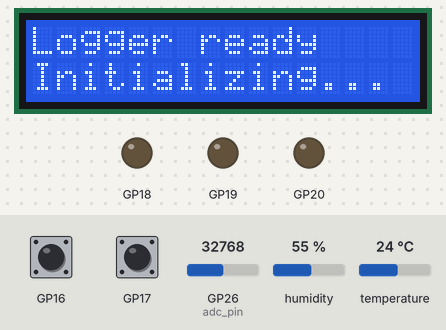
Recording of a program running on a simulated Raspberry Pi Pico running MicroPython. Parts: 16×2 character LCD, output pins drawn as LEDs (lit = HIGH). Dashed ring = blinking. Inputs (shaded band) come from the test bench; at power-on: GP26 (adc_pin) = 32768, GP17 HIGH, humidity 55 %, GP16 HIGH, temperature 24 °C (analog values on the 0–65535 scale). WiFi joins after 1.5 s; the clock reads 2024-03-15 10:24:30 at power-on unless the program sets it; library files of the repository ran but are not shown: i2c_lcd.py, sht30.py, sht40.py, bme280_i2c.py; what the program prints to the serial console is not drawn.

Above: at 1.2 s.
1.3 s: GP26 (adc_pin) set to 7864
6.0 s: GP17 pulled LOW for 0.15 s
At 6.6 s:
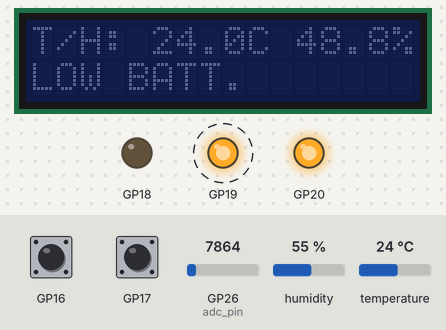
6.7 s: GP17 pulled LOW for 1 s
At 9.0 s:
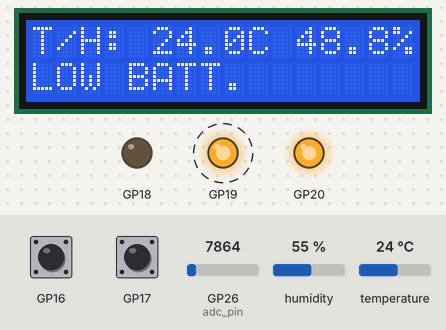
9.9 s: humidity set to 22 %
At 11.8 s:
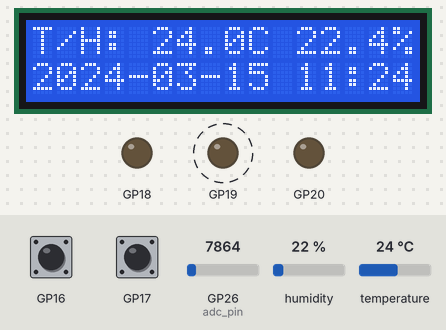
11.9 s: GP16 pulled LOW for 0.15 s
12.6 s: humidity set to 40 %
At 14.32 s:
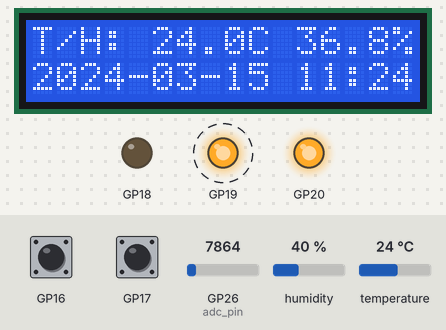
Timing chart, 0 to 15.9 s (numbered marks = the images above; inputs shaded):
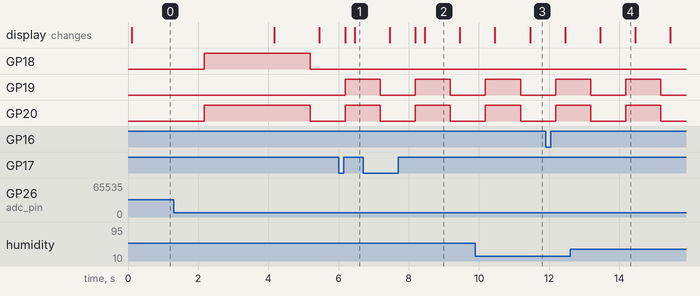

Measured:
- after the input at 6.0 s, the display: first changes after 0.19 s (image 1 shows a later state)
- after the input at 6.7 s, the display: first differs from a run without the input after 1.5 s (image 2 shows a later state)
- after the input at 9.9 s, the display: first changes after 0.56 s (image 3 shows a later state)
- after the input at 12.6 s, the display: changes after 0.86 s (image 4)
- what the display in image 2 shows lasts 1.0 s, from 8.5 s to 9.5 s

The program:

main.py
```python
import machine
from machine import Pin, I2C, Timer, PWM, ADC
import time
import network
import ntptime
from config import Config
from rtc_clock import RTC_Clock
from i2c_lcd import I2cLcd
from sht30 import SHT30
from sht40 import SHT40
from bme280_i2c import BME280
import urequests as requests
import json
import gc

cfg = Config()
i = 0

debounce_delay_ms = 50
LONG_PRESS_MS = 3000

backlight_off_time = 20
backlight_on = True

btn1_dirty = False
btn1_pressed = False
btn1_press_start = None
btn1_long_fired = False
btn1_last_stable_change = 0
btn2_dirty = False
btn2_pressed = False
btn2_press_start = None
btn2_long_fired = False
btn2_last_stable_change = 0
long_press_reset = False


def network_connection():
    ssid = cfg.get_ssid()
    password = cfg.get_password()

    station = network.WLAN(network.STA_IF)
    station.active(True)
    station.connect(ssid, password)

    timeout = 0
    while station.isconnected() == False and timeout < 20:
        time.sleep(1)
        timeout += 1

    if station.isconnected():
        try:
            ntptime.settime()
        except Exception as e:
            print("NTP time sync error:", e)
    else:
        print("WiFi connection failed!")


def set_time(clock):
    try:
        aT = time.localtime(time.time() + 1 * 60 * 60)
        year = aT[0]
        month = aT[1]
        day = aT[2]
        hour = aT[3]
        minute = aT[4]
        second = aT[5]
        clock.set_time((year, month, day, 0, hour, minute, second))
    except Exception as e:
        send_error_log("Failed to set RTC time", str(e))


def send_error_log(message, details=None):
    try:
        payload = {
            "equipmentId": cfg.get_logger_id(),
            "message": message,
            "details": details,
            "severity": "error",
            "type": "Equipment",
        }
        try:
            resp = requests.post(
                f"{cfg.get_base_url()}{cfg.get_error_url()}",
                json=payload,
                timeout=3,
            )
        finally:
            if resp:
                resp.close()
    except Exception as e:
        print("Cannot send message to backend:", e)


def map_color(color):
    return int(color * 65535 / 255)


def set_color(leds, red, green, blue):
    try:
        leds[0].duty_u16(map_color(red))
        leds[1].duty_u16(map_color(green))
        leds[2].duty_u16(map_color(blue))
    except Exception as e:
        print("Cannot set LED:", e)


def button1_irq(pin):
    global btn1_dirty
    btn1_dirty = True


def button2_irq(pin):
    global btn2_dirty
    btn2_dirty = True


def button1_handler():
    global backlight_on, backlight_off_time
    if not backlight_on:
        cfg.set_backlight_flag(2)
    else:
        cfg.set_backlight_flag(1)


def button1_long_handler():
    global long_press_reset
    long_press_reset = True


def button2_handler():
    print("Button 2 pressed")


def button2_long_handler():
    cfg.set_logging_enabled(not cfg.is_logging_enabled())


def update_button(which, pin):
    global debounce_delay_ms, LONG_PRESS_MS, btn1_dirty, btn1_pressed, btn1_press_start, btn1_long_fired, btn1_last_stable_change
    global btn2_dirty, btn2_pressed, btn2_press_start, btn2_long_fired, btn2_last_stable_change
    now = time.ticks_ms()
    if which == 1:
        dirty = "btn1_dirty"
        pressed = "btn1_pressed"
        start = "btn1_press_start"
        fired = "btn1_long_fired"
        last = "btn1_last_stable_change"
        on_short = button1_handler
        on_long = button1_long_handler
    else:
        dirty = "btn2_dirty"
        pressed = "btn2_pressed"
        start = "btn2_press_start"
        fired = "btn2_long_fired"
        last = "btn2_last_stable_change"
        on_short = button2_handler
        on_long = button2_long_handler
    need_check = (
        globals()[dirty] or time.ticks_diff(now, globals()[last]) >= debounce_delay_ms
    )
    if need_check:
        raw_pressed = pin.value() == 0
        if (
            raw_pressed != globals()[pressed]
            and time.ticks_diff(now, globals()[last]) >= debounce_delay_ms
        ):
            globals()[last] = now
            globals()[pressed] = raw_pressed
            if raw_pressed:
                globals()[start] = now
                globals()[fired] = False
            else:
                ps = globals()[start]
                lf = globals()[fired]
                if ps is not None and not lf:
                    dur = time.ticks_diff(now, ps)
                    if dur >= debounce_delay_ms:
                        try:
                            on_short()
                        except Exception as e:
                            print("Button short callback error:", e)
                globals()[start] = None
                globals()[fired] = False
        globals()[dirty] = False
    if globals()[pressed] and globals()[start] is not None and not globals()[fired]:
        held = time.ticks_diff(now, globals()[start])
        if held >= LONG_PRESS_MS:
            globals()[fired] = True
            try:
                on_long()
            except Exception as e:
                print("Button long callback error:", e)


def main():
    sda_pin = 0
    scl_pin = 1
    I2C_ADDR = 0x27
    totalRows = 2
    totalColumns = 16
    conversion_factor = 3.3 / (65535)
    gain = (100000 + 100000) / 100000

    i2c = I2C(0, scl=Pin(scl_pin), sda=Pin(sda_pin), freq=100000)
    lcd = I2cLcd(i2c, I2C_ADDR, totalRows, totalColumns)
    lcd.move_to(0, 0)
    lcd.putstr("Logger ready")
    lcd.move_to(0, 1)
    lcd.putstr("Initializing...")
    network_connection()

    pins = cfg.get_led_pins()
    leds = [PWM(Pin(pin)) for pin in pins]
    for led in leds:
        led.freq(1000)
    adc_pin = Pin(26, mode=Pin.IN)
    adc = ADC(adc_pin)
    clock = RTC_Clock(i2c)
    if cfg.is_set_time_enabled():
        set_time(clock)
    if cfg.get_sht_type() == 30:
        sensor = SHT30(i2c)
    elif cfg.get_sht_type() == 40:
        sensor = SHT40(i2c)
    elif cfg.get_sht_type() == 0:
        sensor = BME280(i2c)
    set_color(leds, 0, 255, 255)
    switch1 = Pin(cfg.get_switch_pins()[0], Pin.IN, Pin.PULL_UP)
    switch2 = Pin(cfg.get_switch_pins()[1], Pin.IN, Pin.PULL_UP)
    switch1.irq(
        trigger=Pin.IRQ_FALLING,
        handler=button1_irq,
    )
    switch2.irq(
        trigger=Pin.IRQ_FALLING,
        handler=button2_irq,
    )
    time.sleep(2)
    lcd.clear()

    def buttons_tick(_t):
        update_button(1, switch1)
        update_button(2, switch2)

    def timer_callback(timer):
        global backlight_off_time, backlight_on, i, long_press_reset
        error = False
        if cfg.get_backlight_flag() == 2:
            lcd.backlight_on()
            backlight_off_time = 20
            backlight_on = True
            cfg.set_backlight_flag(0)
        elif cfg.get_backlight_flag() == 1:
            backlight_off_time = 0
            backlight_on = False
            cfg.set_backlight_flag(0)
            lcd.backlight_off()
        if backlight_on and backlight_off_time <= 0:
            lcd.backlight_off()
            backlight_on = False
        try:
            batt_raw = adc.read_u16()
            batt_v = batt_raw * conversion_factor * gain
            current_time = clock.read_time()
            if i % 2 == 0:
                set_color(leds, 0, 0, 0)
                formated_time = "{}-{:02d}-{:02d} {:02d}:{:02d}".format(
                    current_time[0],
                    current_time[1],
                    current_time[2],
                    current_time[3],
                    current_time[4],
                    current_time[5],
                )
            elif i % 2 != 0:
                if current_time[3] <= 20 and current_time[3] >= 8:
                    if cfg.is_logging_enabled() and batt_v >= 1.5:
                        set_color(leds, 0, 255, 0)
                    elif batt_v < 1.5:
                        set_color(leds, 255, 255, 0)
                    else:
                        set_color(leds, 255, 255, 255)
                formated_time = "{}-{:02d}-{:02d} {:02d} {:02d}".format(
                    current_time[0],
                    current_time[1],
                    current_time[2],
                    current_time[3],
                    current_time[4],
                    current_time[5],
                )
                if batt_v < 1.5:
                    formated_time = "LOW BATT.       "
        except Exception as e:
            send_error_log("RTC read error", str(e))
            error = True
        try:
            temperature = sensor.temperature()
            humidity = sensor.relative_humidity()
            if cfg.is_pressure_enabled() == 1:
                pressure = sensor.atm_pressure()
            else:
                pressure = None
        except Exception as e:
            send_error_log("Sensor read error", str(e))
            error = True
        try:
            lcd.move_to(0, 0)
            lcd.putstr(
                "T/H: {}C {}% ".format(round(temperature, 1), round(humidity, 1))
            )
            lcd.move_to(0, 1)
            lcd.putstr(formated_time)
        except Exception as e:
            send_error_log("LCD display error", str(e))
            error = True
        if i == cfg.get_post_time():
            data = []
            # 1 cycle = 1s
            # 10 cycles = 10s
            # 600 cycles = 10min
            try:
                time_send = "{}-{:02d}-{:02d} {:02d}:{:02d}:{:02d}".format(
                    current_time[0],
                    current_time[1],
                    current_time[2],
                    current_time[3],
                    current_time[4],
                    current_time[5],
                )
                temp_send = round(temperature, 2)
                hum_send = round(humidity, 2)
                if cfg.is_pressure_enabled() == 1 and pressure is not None:
                    pressure_send = round(pressure, 2)
                if cfg.is_temperature_enabled() == 1 and temp_send is not None:
                    temp_entry = {
                        "time": time_send,
                        "value": temp_send,
                        "definition": "temperature",
                        "equLoggerId": cfg.get_logger_id(),
                        "equSensorId": cfg.get_sensor_id(),
                    }
                    data.append(temp_entry)
                if cfg.is_humidity_enabled() == 1 and hum_send is not None:
                    hum_entry = {
                        "time": time_send,
                        "value": hum_send,
                        "definition": "humidity",
                        "equLoggerId": cfg.get_logger_id(),
                        "equSensorId": cfg.get_sensor_id(),
                    }
                    data.append(hum_entry)
                if cfg.is_pressure_enabled() == 1 and pressure_send is not None:
                    pressure_entry = {
                        "time": time_send,
                        "value": pressure_send,
                        "definition": "atmPressure",
                        "equLoggerId": cfg.get_logger_id(),
                        "equSensorId": cfg.get_sensor_id(),
                    }
                    data.append(pressure_entry)
            except Exception as e:
                send_error_log("Preparing data fail", str(e))
                error = True
            if cfg.is_logging_enabled() and not error and len(data) > 0:
                try:
                    resp = requests.get(
                        f"{cfg.get_base_url()}{cfg.get_token_url()}",
                        timeout=0.5,
                    )
                    try:
                        token = json.loads(resp.text)["token"]
                    finally:
                        resp.close()
                    resp2 = requests.post(
                        f"{cfg.get_base_url()}{cfg.get_data_url()}",
                        headers={"Authorization": "Bearer {}".format(token)},
                        json=data,
                        timeout=0.5,
                    )
                    try:
                        status_code = resp2.status_code
                        if status_code not in (200, 201):
                            send_error_log(
                                "Data post error",
                                f"Status code: {status_code}, data could not be send",
                            )
                    finally:
                        resp2.close()
                        gc.collect()
                except Exception as e:
                    send_error_log("Wrong data format", str(e))
            i = 0
        i += 1
        backlight_off_time -= 1
        if backlight_off_time < 0:
            backlight_off_time = 0
        if long_press_reset:
            long_press_reset = False
            machine.reset()

    logger_timer = Timer()
    logger_timer.init(mode=Timer.PERIODIC, period=1000, callback=timer_callback)
    btn_timer = Timer(-1)
    btn_timer.init(mode=Timer.PERIODIC, period=10, callback=buttons_tick)


if __name__ == "__main__":
    main()
```

config.py
```python
class Config:
    def __init__(self):
        self.LOGGER_ID = 361
        self.SENSOR_ID = 362

        self.WIFI_ENABLED = True
        self.WIFI_SSID = "TP-Link_0A7B"
        self.WIFI_PASSWORD = "12345678"

        self.SERVER_IP = "192.168.18.248"
        self.SERVER_PORT = 3000

        self.POST_TIME = 600

        self.BASE_URL = f"http://{self.SERVER_IP}:{self.SERVER_PORT}"
        self.TOKEN_URL = "/api/data/data-token"
        self.DATA_URL = "/api/data/data-log"
        self.ERROR_URL = "/api/common/error-log"

        self.TEMPERATURE = 1
        self.HUMIDITY = 1
        self.PRESSURE = 0
        self.SHT = 40
        self.CLOCK = 1
        self.LOGGING_ENABLED = 1
        self.SET_TIME = 1

        self.RELAY_VERSION = False
        self.RELAY1_PIN = 12
        self.RELAY2_PIN = 13
        self.RELAY3_PIN = 14
        self.RELAY4_PIN = 15

        self.backlight_flag = 0

        self.LED_PINS = [19, 20, 18]
        if self.RELAY_VERSION:
            self.LED_PINS = [7, 8, 6]

        self.BUZZER_PIN = 11
        if self.RELAY_VERSION:
            self.BUZZER_PIN = 13

        self.SWITCH1_PIN = 17
        self.SWITCH2_PIN = 16
        if self.RELAY_VERSION:
            self.SWITCH1_PIN = 21
            self.SWITCH2_PIN = 20

        self.TEMP_LOW_THRESHOLD = 20.0
        self.TEMP_HIGH_THRESHOLD = 25.0
        self.HUMIDITY_LOW_THRESHOLD = 30.0
        self.HUMIDITY_HIGH_THRESHOLD = 80.0

    def get_base_url(self):
        return self.BASE_URL

    def get_error_url(self):
        return self.ERROR_URL

    def get_token_url(self):
        return self.TOKEN_URL

    def get_data_url(self):
        return self.DATA_URL

    def get_logger_id(self):
        return self.LOGGER_ID

    def get_sensor_id(self):
        return self.SENSOR_ID

    def is_wifi_enabled(self):
        return self.WIFI_ENABLED

    def get_ssid(self):
        return self.WIFI_SSID

    def get_password(self):
        return self.WIFI_PASSWORD

    def get_server_config(self):
        return self.SERVER_IP, self.SERVER_PORT

    def get_post_time(self):
        return self.POST_TIME

    def is_temperature_enabled(self):
        return self.TEMPERATURE

    def is_humidity_enabled(self):
        return self.HUMIDITY

    def is_pressure_enabled(self):
        return self.PRESSURE

    def get_sht_type(self):
        return self.SHT

    def is_clock_enabled(self):
        return self.CLOCK

    def is_logging_enabled(self):
        return self.LOGGING_ENABLED

    def set_logging_enabled(self, enabled: bool):
        self.LOGGING_ENABLED = enabled

    def is_set_time_enabled(self):
        return self.SET_TIME

    def is_relay_version(self):
        return self.RELAY_VERSION

    def get_relay_pins(self):
        return self.RELAY1_PIN, self.RELAY2_PIN, self.RELAY3_PIN, self.RELAY4_PIN

    def get_led_pins(self):
        return self.LED_PINS

    def get_buzzer_pin(self):
        return self.BUZZER_PIN

    def get_switch_pins(self):
        return self.SWITCH1_PIN, self.SWITCH2_PIN

    def get_thresholds(self):
        return (
            self.TEMP_LOW_THRESHOLD,
            self.TEMP_HIGH_THRESHOLD,
            self.HUMIDITY_LOW_THRESHOLD,
            self.HUMIDITY_HIGH_THRESHOLD,
        )

    def get_backlight_flag(self):
        return self.backlight_flag

    def set_backlight_flag(self, flag: int):
        self.backlight_flag = flag
```

Source omitted: rtc_clock.py (4475 bytes)
